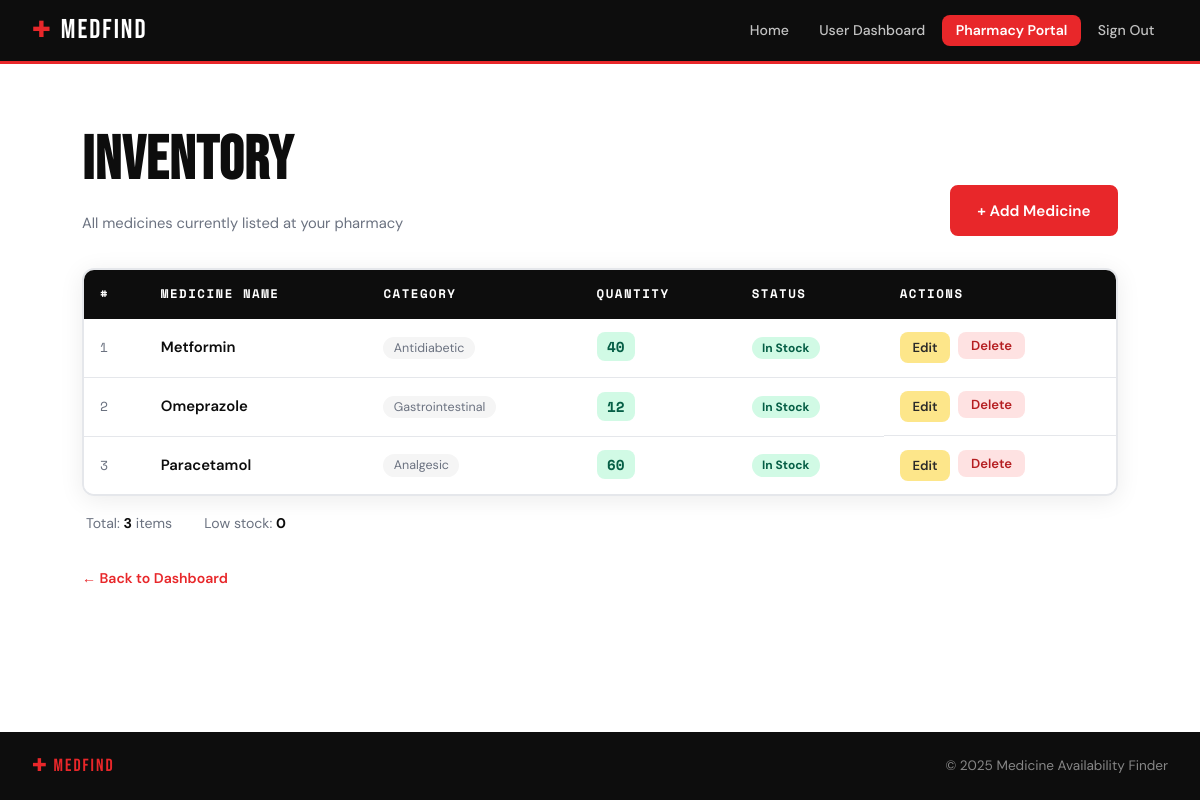
The app's page /inventory (signed in) with its own data.
### backend/models.py (models this page shows)
class Medicine(db.Model):
	__tablename__ = "medicines"
	id = db.Column(db.Integer, primary_key=True)
	name = db.Column(db.String(150), nullable=False, index=True)
	manufacturer = db.Column(db.String(150), nullable=True)
	inventories = db.relationship("Inventory", back_populates="medicine", cascade="all, delete-orphan")

### backend/routes/pharmacy.py (the view)
@pharmacy_bp.route("/inventory")
def inventory():
	pharmacy = _current_pharmacy()
	if not pharmacy:
		return redirect(url_for("auth.login"))
	items = (
		Inventory.query.join(Medicine, Inventory.medicine_id == Medicine.id)
		.filter(Inventory.pharmacy_id == pharmacy.id)
		.order_by(Medicine.name.asc())
		.all()
	)
	medicines = [
		{
			"id": item.id,
			"name": item.medicine.name,
			"category": item.medicine.manufacturer,
			"quantity": item.quantity,
		}
		for item in items
	]
	return render_template("pharmacy/inventory.html", medicines=medicines)

### backend/routes/pharmacy.py (called while the page is built)
def _current_pharmacy():
	user_id = session.get("user_id")
	if not user_id:
		return None
	return Pharmacy.query.filter_by(user_id=user_id).first()

### frontend/templates/pharmacy/inventory.html (shortened to what this page needs)
{% extends "base.html" %}
{% block content %}
<section class="inventory-section">
    <div class="inventory-header">
        <div>
            <h1 class="inventory-title">Inventory</h1>
            <p class="inventory-sub">All medicines currently listed at your pharmacy</p>
        </div>
        <a href="{{ url_for('pharmacy.add_medicine') }}" class="btn btn--primary">+ Add Medicine</a>
    </div>
    {% if medicines %}
    <div class="table-wrapper">
        <table class="inventory-table">
            <thead>
                <tr>
                    <th>#</th>
                    <th>Medicine Name</th>
                    <th>Category</th>
                    <th>Quantity</th>
                    <th>Status</th>
                    <th>Actions</th>
                </tr>
            </thead>
            <tbody>
                {% for med in medicines %}
                <tr class="{{ 'row--low' if med.quantity < 10 else '' }}">
                    <td class="td-num">{{ loop.index }}</td>
                    <td class="td-name">{{ med.name }}</td>
                    <td class="td-cat">
                        <span class="category-pill">{{ med.category if med.category else '—' }}</span>
                    </td>
                    <td class="td-qty">
                        <span class="qty-chip {{ 'qty-chip--low' if med.quantity < 10 else 'qty-chip--ok' }}">
                            {{ med.quantity }}
                        </span>
                    </td>
                    <td class="td-status">
                        {% if med.quantity == 0 %}
                            <span class="status-badge status-badge--out">Out of Stock</span>
                        {% elif med.quantity < 10 %}
                            <span class="status-badge status-badge--low">Low Stock</span>
                        {% else %}
                            <span class="status-badge status-badge--ok">In Stock</span>
                        {% endif %}
                    </td>
                    <td class="td-actions">
                        <a href="{{ url_for('pharmacy.edit_medicine', id=med.id) }}" class="tbl-btn tbl-btn--edit">Edit</a>
                        <form action="{{ url_for('pharmacy.delete_medicine', id=med.id) }}" method="POST" class="inline-form" onsubmit="return confirmDelete(event)">
                            <button type="submit" class="tbl-btn tbl-btn--delete">Delete</button>
                        </form>
                    </td>
                </tr>
                {% endfor %}
            </tbody>
        </table>
    </div>
    <div class="inventory-summary">
        <span>Total: <strong>{{ medicines|length }}</strong> item{{ 's' if medicines|length != 1 }}</span>
        <span>Low stock: <strong>{{ medicines|selectattr('quantity', 'lt', 10)|list|length }}</strong></span>
    </div>
    {% endif %}
    <a href="{{ url_for('pharmacy.dashboard') }}" class="back-link" style="margin-top:2rem;display:inline-block;">← Back to Dashboard</a>
</section>
{% endblock %}

### frontend/static/css/style.css (style rules this page uses)
:root { --red: #E8272A; --red-dark: #B51E21; --red-light: #FF4D50; --orange: #F97316; --orange-light: #FDBA74; --yellow: #F59E0B; --yellow-light: #FDE68A; --black: #0D0D0D; --black-2: #1A1A1A; --black-3: #2A2A2A; --gray: #6B7280; --gray-light: #E5E7EB; --gray-xlight: #F5F5F5; --white: #FFFFFF; --font-display: 'Bebas Neue', sans-serif; --font-body: 'DM Sans', sans-serif; --font-mono: 'Space Mono', monospace; --radius: 12px; --radius-sm: 8px; --shadow: 0 4px 24px rgba(0,0,0,0.08); --shadow-md: 0 8px 40px rgba(0,0,0,0.13); --transition: 0.22s cubic-bezier(.4,0,.2,1); }
*, *::before, *::after { box-sizing: border-box; margin: 0; padding: 0; }
html { scroll-behavior: smooth; }
body { font-family: var(--font-body); background: var(--white); color: var(--black); min-height: 100vh; display: flex; flex-direction: column; font-size: 16px; line-height: 1.6; }
a { text-decoration: none; color: inherit; }
.btn { display: inline-flex; align-items: center; justify-content: center; gap: 0.4rem; padding: 0.7rem 1.6rem; border-radius: var(--radius-sm); font-family: var(--font-body); font-size: 0.95rem; font-weight: 600; cursor: pointer; border: 2px solid transparent; transition: all var(--transition); white-space: nowrap; }
.btn--primary { background: var(--red); color: var(--white); border-color: var(--red); }
.back-link { font-size: 0.88rem; font-weight: 600; color: var(--red); display: inline-flex; align-items: center; gap: 0.25rem; transition: opacity var(--transition); }
.inventory-section { max-width: 1100px; margin: 0 auto; padding: 3rem 2rem; animation: slideUp 0.4s ease; }
.inventory-header { display: flex; justify-content: space-between; align-items: flex-end; margin-bottom: 2rem; gap: 1rem; flex-wrap: wrap; }
.inventory-title { font-family: var(--font-display); font-size: clamp(2.2rem, 6vw, 3.8rem); letter-spacing: 1px; }
.inventory-sub { font-size: 0.92rem; color: var(--gray); margin-top: 0.2rem; }
.table-wrapper { overflow-x: auto; border-radius: var(--radius); border: 2px solid var(--gray-light); box-shadow: var(--shadow); }
.inventory-table { width: 100%; border-collapse: collapse; background: var(--white); font-size: 0.93rem; }
.inventory-table thead { background: var(--black); color: var(--white); }
.inventory-table th { padding: 0.9rem 1rem; text-align: left; font-size: 0.78rem; font-family: var(--font-mono); letter-spacing: 1.5px; text-transform: uppercase; font-weight: 700; }
.inventory-table td { padding: 0.85rem 1rem; border-bottom: 1px solid var(--gray-light); vertical-align: middle; }
.inventory-table tbody tr { transition: background var(--transition); }
.inventory-table tbody tr:last-child td { border-bottom: none; }
.td-num { color: var(--gray); font-family: var(--font-mono); font-size: 0.82rem; }
.td-name { font-weight: 600; }
.category-pill { background: var(--gray-xlight); color: var(--gray); padding: 0.2rem 0.65rem; border-radius: 100px; font-size: 0.78rem; text-transform: capitalize; }
.qty-chip { font-family: var(--font-mono); font-size: 0.9rem; font-weight: 700; padding: 0.25rem 0.65rem; border-radius: var(--radius-sm); }
.qty-chip--ok { background: #D1FAE5; color: #065F46; }
.status-badge { font-size: 0.75rem; font-weight: 700; padding: 0.2rem 0.65rem; border-radius: 100px; white-space: nowrap; }
.status-badge--ok { background: #D1FAE5; color: #065F46; }
.td-actions { display: flex; gap: 0.5rem; }
.tbl-btn { padding: 0.3rem 0.8rem; border-radius: var(--radius-sm); font-size: 0.82rem; font-weight: 600; cursor: pointer; border: none; font-family: var(--font-body); transition: all var(--transition); }
.tbl-btn--edit { background: var(--yellow-light); color: var(--black-3); }
.tbl-btn--delete { background: #FEE2E2; color: var(--red-dark); }
.inline-form { display: inline; }
.inventory-summary { display: flex; gap: 2rem; margin-top: 1rem; font-size: 0.88rem; color: var(--gray); padding: 0 0.25rem; }
.inventory-summary strong { color: var(--black); }

### records on screen
Medicine: name "Metformin", manufacturer "Antidiabetic", quantity "40"
Medicine: name "Omeprazole", manufacturer "Gastrointestinal", quantity "12"
Medicine: name "Paracetamol", manufacturer "Analgesic", quantity "60"

### other values on screen
{{ medicines|length }} "3"
{{ 's' if medicines|length != 1 }} "s"
{{ medicines|selectattr('quantity', 'lt', 10)|list|length }} "0"
